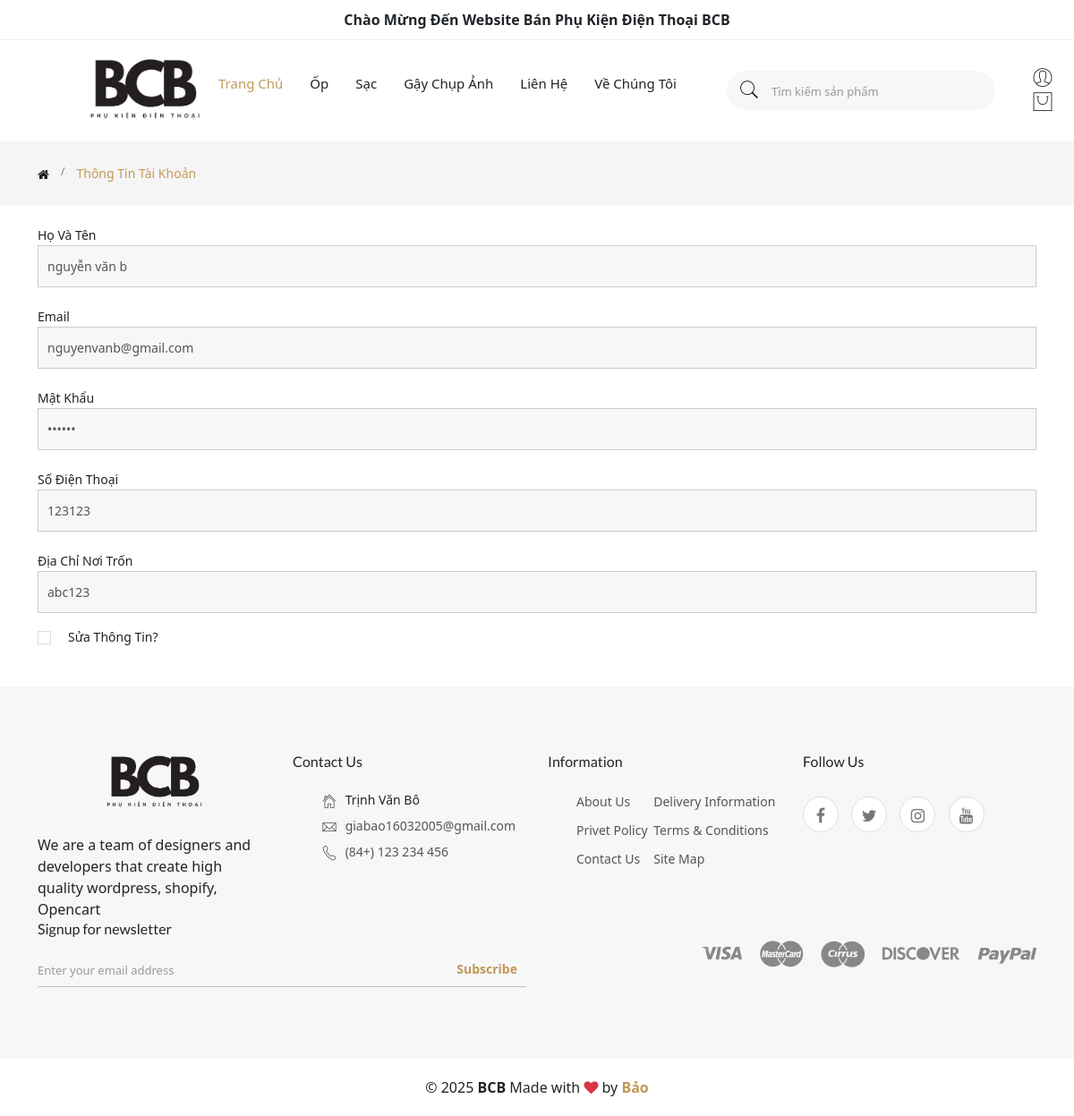
Page /?act=info-Acc&id=4 (signed in) on the committed database.
### tables this page shows
CREATE TABLE `danh_muc` (
  `dm_id` int NOT NULL,
  `ten_dm` varchar(255) NOT NULL,
  `an_hien` bit(1) DEFAULT b'1',
  `ngay_tao` datetime NOT NULL DEFAULT CURRENT_TIMESTAMP,
  `ngay_update` datetime NOT NULL DEFAULT CURRENT_TIMESTAMP
);

CREATE TABLE `taikhoan` (
  `tk_id` int NOT NULL,
  `ho_ten` varchar(255) NOT NULL,
  `dia_chi` varchar(255) NOT NULL,
  `email` varchar(255) NOT NULL,
  `sdt` varchar(11) NOT NULL,
  `mat_khau` varchar(255) NOT NULL,
  `role` bit(1) DEFAULT b'1',
  `ngay_tao` datetime NOT NULL DEFAULT CURRENT_TIMESTAMP,
  `ngay_update` datetime NOT NULL DEFAULT CURRENT_TIMESTAMP,
  `trang_thai` bit(1) DEFAULT b'0'
);

### controllers/HomeController.php (called while the page is built, shortened)
<?php
require_once "models/Category.php";
require_once "models/taikhoan.php";
class HomeController
{
    private $category;
    public $taikhoan;
    public function __construct()
    {
        $this->category = new Category();
        $this->taikhoan = new Taikhoan();
    }
    public function infoAcc()
    {
        $tk_id = $_GET['id'];
        $listCategory = $this->category->getAllCategory();
        $TKById = $this->taikhoan->getTKById($tk_id);
        require_once './views/infoAcc.php';
    }
}

### index.php (called while the page is built, shortened)
<?php
require_once './commons/function.php';
require_once './controllers/HomeController.php';
require_once './models/Category.php';
require_once './models/Taikhoan.php';
$act = $_GET['act'] ?? 'trang-chu';
match ($act) {
    'trang-chu' => (new HomeController())->trangchu(),
    'gioi-thieu' => (new HomeController())->gioiThieu(),
    'chi-tiet-san-pham' => (new ProductController())->chiTietProduct(),
    'san-pham-theo-danh-muc' => (new ProductController())->productCategory(),
    'dang-nhap' => (new HomeController())->formDangNhap(),
    'check-dang-nhap' => (new HomeController())->dangNhap(),
    'dang-ky' => (new HomeController())->formDangKy(),
    'check-dang-ky' => (new HomeController())->dangKy(),
    'dang-xuat' => (new HomeController())->logout(),
    'xoa-ghi-nho' => (new HomeController())->xoaCookie(),
    'lien-he' => (new HomeController())->lienHe(),
    'thanh-toan' => (new HomeController())->thanhToan(),
    'them-vao-gio-hang' => (new CartController())->addToCart(),
    'gio-hang' => (new CartController())->showCart(),
    'xoa-gio-hang' => (new CartController())->deleteCart(),
    'xac-nhan-don' => (new OrderController())->xacNhanDon(),
    'lich-su-don' => (new OrderController())->orderHistory(),
    'chi-tiet-don-hang' => (new OrderController())->detailOrder(),
    'info-Acc' => (new HomeController())-> infoAcc(),
    'edit-thong-tin' => (new HomeController())-> editInfo(),
    'cancel-order' => (new OrderController())->cancelOrder(),
    'confirm-received' => (new OrderController())->confirmReceived(),
    'addBinhLuan' => (new HomeController())->addBinhLuan(),
    'danh-gia' => (new OrderController())->showReviewForm(),
    'addEvaluation' => (new HomeController())->addEvaluation(),
};

### commons/function.php (called while the page is built, shortened)
<?php
function connectDB()
{
    $host = DB_HOST;
    $port = DB_PORT;
    $dbname = DB_NAME;
    try {
        $conn = new PDO("mysql:host=$host;port=$port;dbname=$dbname", DB_USERNAME, DB_PASSWORD);
        $conn->setAttribute(PDO::ATTR_ERRMODE, PDO::ERRMODE_EXCEPTION);
        $conn->setAttribute(PDO::ATTR_DEFAULT_FETCH_MODE, PDO::FETCH_ASSOC);
        return $conn;
    } catch (PDOException $e) {
        echo("Connection failed: " . $e->getMessage());
    }
}

### models/Category.php (called while the page is built)
<?php
class Category
{
    public $conn;
    public function __construct()
    {
        $this->conn = connectDB();
    }
    public function getAllCategory()
    {
        try {
            $sql = "SELECT * FROM danh_muc";
            $stmt = $this->conn->prepare($sql);
            $stmt->execute();
            return $stmt->fetchAll();
        } catch (Exception $e) {
            echo 'Lỗi getAllCategory() '.$e->getMessage();
        }
    }
}

### models/Taikhoan.php (called while the page is built, shortened)
<?php
class Taikhoan
{
    public $conn;
    public function __construct()
    {
        $this->conn = connectDB();
    }
    public function getTKById($tk_id)
    {
        try {
            $sql = "SELECT * FROM taikhoan WHERE tk_id = :tk_id";
            $stmt = $this->conn->prepare($sql);
            $stmt->execute([
                ':tk_id' => $tk_id
            ]);
            return $stmt->fetch();
        } catch (Exception $e) {
            echo 'Lỗi getTKById() '.$e->getMessage();
        }
    }
}

### views/infoAcc.php (the view, shortened to what this page needs)
<!doctype html>
<html class="no-js" lang="zxx">
<head>
    <link rel="stylesheet" href="assets/css/vendor/bootstrap.min.css">
    <link rel="stylesheet" href="assets/css/vendor/pe-icon-7-stroke.css">
    <link rel="stylesheet" href="assets/css/vendor/font-awesome.min.css">
    <link rel="stylesheet" href="assets/css/plugins/slick.min.css">
    <link rel="stylesheet" href="assets/css/plugins/animate.css">
    <link rel="stylesheet" href="assets/css/plugins/nice-select.css">
    <link rel="stylesheet" href="assets/css/plugins/jqueryui.min.css">
    <link rel="stylesheet" href="assets/css/style.css">
    <link href="https://cdn.jsdelivr.net/npm/bootstrap@5.0.2/dist/css/bootstrap.min.css" rel="stylesheet"
>
        <link href="https://cdn.jsdelivr.net/npm/bootstrap@5.3.2/dist/css/bootstrap.min.css" rel="stylesheet">
</head>
<body>
    <?php include_once "views/layout/header.php" ?>
    <main>
        <div class="breadcrumb-area">
            <div class="container">
                <div class="row">
                    <div class="col-12">
                        <div class="breadcrumb-wrap">
                            <nav aria-label="breadcrumb">
                                <ul class="breadcrumb">
                                    <li class="breadcrumb-item"><a
                                            href="<?= BASE_URL?>"><i
                                                class="fa fa-home"></i></a></li>
                                    <li class="breadcrumb-item active" aria-current="page">Thông tin tài khoản</li>
                                </ul>
                            </nav>
                        </div>
                    </div>
                </div>
            </div>
        </div>
        <div class="container">
            <div class="col-lg-12">
                <div class="checkout-billing-details-wrap">
                    <div class="billing-form-wrap mt-3">
                        <div class="single-input-item">
                            <label for="ho_ten">Họ và tên</label>
                            <input type="text" placeholder="Tên đăng nhập" name="ho_ten"
                                value="<?= $TKById['ho_ten'] ?>"
                                readonly>
                        </div>
                        <div class="single-input-item">
                            <label for="email">Email</label>
                            <input type="email" placeholder="email@gmail.com" name="email"
                                value="<?= $TKById['email'] ?>"
                                readonly>
                        </div>
                        <div class="single-input-item">
                            <label for="mat_khau">Mật khẩu</label>
                            <input type="password" placeholder="email@gmail.com" name="mat_khau"
                                value="<?= $TKById['mat_khau'] ?>"
                                readonly>
                        </div>
                        <div class="single-input-item">
                            <label for="sdt">Số điện thoại</label>
                            <input type="text" placeholder="Số điện thoại" name="sdt"
                                value="<?= $TKById['sdt'] ?>"
                                readonly>
                        </div>
                        <div class="single-input-item">
                            <label for="dia_chi">Địa chỉ nơi trốn</label>
                            <input type="text" placeholder="Địa chỉ nơi trốn" name="dia_chi"
                                value="<?= $TKById['dia_chi'] ?>"
                                readonly>
                        </div>
                        <div class="checkout-box-wrap">
                            <div class="single-input-item">
                                <div class="custom-control custom-checkbox">
                                    <label class="custom-control-label" for="ship_to_different">Sửa thông tin?</label>
                                </div>
                            </div>
                        </div>
                    </div>
                </div>
            </div>
        </div>
        <br> <br>
    </main>
    <?php include_once "views/layout/footer.php" ?>
</body>
</html>

### views/layout/menu.php
<nav class="desktop-menu">
    <ul>
        <li class="active"><a href="<?= BASE_URL?>" style="text-decoration:none;">trang chủ</a>
        </li>
        <?php foreach ($listCategory as $category) {?>
        <li class="position-static"><a style="text-decoration:none;"
                href="<?php echo BASE_URL.'?act=san-pham-theo-danh-muc&id='.$category['dm_id'] ?>"><?= $category['ten_dm'] ?></a>
        </li>
        <?php  } ; ?>
        <li><a href="<?= BASE_URL.'?act=lien-he'?>" style="text-decoration:none;">liên hệ</a>
        </li>
        <li><a
                href="<?= BASE_URL.'?act=gioi-thieu'?>" style="text-decoration:none;">Về
                chúng tôi</a></li>
    </ul>
</nav>

### views/infoAcc.php (style rules this page uses)
a, a:hover { text-decoration: none; }

### rows in the picture
danh_muc: ten_dm "Ốp"
danh_muc: ten_dm "Sạc"
danh_muc: ten_dm "Gậy Chụp Ảnh"
taikhoan: ho_ten "nguyễn văn b", email "nguyenvanb@gmail.com", sdt "123123", dia_chi "abc123"
